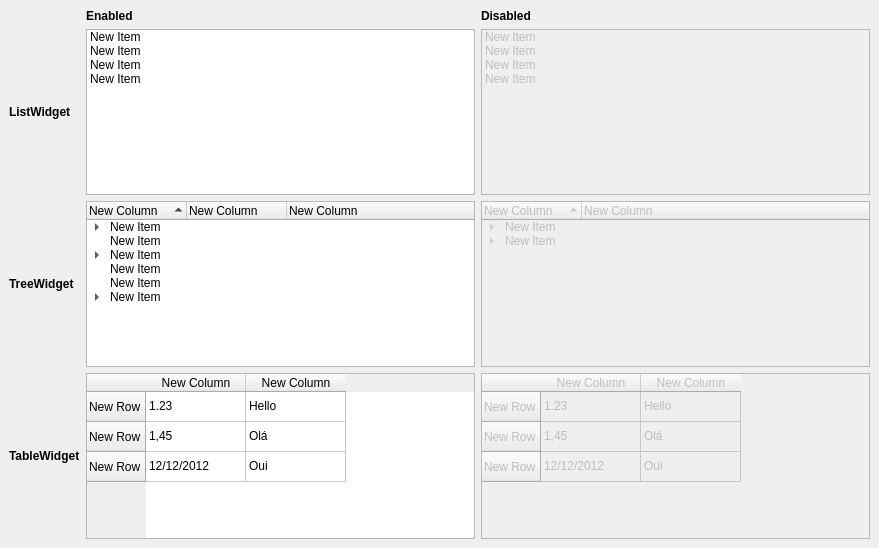
<?xml version="1.0" encoding="UTF-8"?>
<ui version="4.0">
 <class>DockWidget</class>
 <widget class="QDockWidget" name="DockWidget">
  <property name="geometry">
   <rect>
    <x>0</x>
    <y>0</y>
    <width>879</width>
    <height>548</height>
   </rect>
  </property>
  <property name="windowTitle">
   <string>Widgets</string>
  </property>
  <widget class="QWidget" name="dockWidgetContents">
   <layout class="QGridLayout" name="gridLayout">
    <item row="0" column="1">
     <widget class="QLabel" name="label_81">
      <property name="font">
       <font>
        <weight>75</weight>
        <bold>true</bold>
       </font>
      </property>
      <property name="text">
       <string>Enabled</string>
      </property>
     </widget>
    </item>
    <item row="0" column="2">
     <widget class="QLabel" name="label_82">
      <property name="font">
       <font>
        <weight>75</weight>
        <bold>true</bold>
       </font>
      </property>
      <property name="text">
       <string>Disabled</string>
      </property>
     </widget>
    </item>
    <item row="1" column="0">
     <widget class="QLabel" name="label_56">
      <property name="minimumSize">
       <size>
        <width>0</width>
        <height>0</height>
       </size>
      </property>
      <property name="maximumSize">
       <size>
        <width>16777215</width>
        <height>16777215</height>
       </size>
      </property>
      <property name="font">
       <font>
        <weight>75</weight>
        <bold>true</bold>
       </font>
      </property>
      <property name="toolTip">
       <string>This is a tool tip</string>
      </property>
      <property name="statusTip">
       <string>This is a status tip</string>
      </property>
      <property name="whatsThis">
       <string>This is &quot;what is this&quot;</string>
      </property>
      <property name="text">
       <string>ListWidget</string>
      </property>
     </widget>
    </item>
    <item row="1" column="1">
     <widget class="QListWidget" name="listWidget">
      <property name="minimumSize">
       <size>
        <width>0</width>
        <height>0</height>
       </size>
      </property>
      <property name="maximumSize">
       <size>
        <width>16777215</width>
        <height>16777215</height>
       </size>
      </property>
      <property name="toolTip">
       <string>This is a tool tip</string>
      </property>
      <property name="statusTip">
       <string>This is a status tip</string>
      </property>
      <property name="whatsThis">
       <string>This is &quot;what is this&quot;</string>
      </property>
      <item>
       <property name="text">
        <string>New Item</string>
       </property>
      </item>
      <item>
       <property name="text">
        <string>New Item</string>
       </property>
      </item>
      <item>
       <property name="text">
        <string>New Item</string>
       </property>
      </item>
      <item>
       <property name="text">
        <string>New Item</string>
       </property>
      </item>
     </widget>
    </item>
    <item row="1" column="2">
     <widget class="QListWidget" name="listWidgetDis">
      <property name="enabled">
       <bool>false</bool>
      </property>
      <item>
       <property name="text">
        <string>New Item</string>
       </property>
      </item>
      <item>
       <property name="text">
        <string>New Item</string>
       </property>
      </item>
      <item>
       <property name="text">
        <string>New Item</string>
       </property>
      </item>
      <item>
       <property name="text">
        <string>New Item</string>
       </property>
      </item>
     </widget>
    </item>
    <item row="2" column="0">
     <widget class="QLabel" name="label_57">
      <property name="minimumSize">
       <size>
        <width>0</width>
        <height>0</height>
       </size>
      </property>
      <property name="maximumSize">
       <size>
        <width>16777215</width>
        <height>16777215</height>
       </size>
      </property>
      <property name="font">
       <font>
        <weight>75</weight>
        <bold>true</bold>
       </font>
      </property>
      <property name="toolTip">
       <string>This is a tool tip</string>
      </property>
      <property name="statusTip">
       <string>This is a status tip</string>
      </property>
      <property name="whatsThis">
       <string>This is &quot;what is this&quot;</string>
      </property>
      <property name="text">
       <string>TreeWidget</string>
      </property>
     </widget>
    </item>
    <item row="2" column="1">
     <widget class="QTreeWidget" name="treeWidget">
      <property name="minimumSize">
       <size>
        <width>0</width>
        <height>0</height>
       </size>
      </property>
      <property name="maximumSize">
       <size>
        <width>16777215</width>
        <height>16777215</height>
       </size>
      </property>
      <property name="toolTip">
       <string>This is a tool tip</string>
      </property>
      <property name="statusTip">
       <string>This is a status tip</string>
      </property>
      <property name="whatsThis">
       <string>This is &quot;what is this&quot;</string>
      </property>
      <property name="sortingEnabled">
       <bool>true</bool>
      </property>
      <column>
       <property name="text">
        <string>New Column</string>
       </property>
      </column>
      <column>
       <property name="text">
        <string>New Column</string>
       </property>
      </column>
      <column>
       <property name="text">
        <string>New Column</string>
       </property>
      </column>
      <item>
       <property name="text">
        <string>New Item</string>
       </property>
       <property name="text">
        <string/>
       </property>
       <item>
        <property name="text">
         <string>New Subitem</string>
        </property>
        <property name="text">
         <string>Test</string>
        </property>
        <item>
         <property name="text">
          <string>New Subitem</string>
         </property>
         <property name="text">
          <string/>
         </property>
        </item>
        <item>
         <property name="text">
          <string>New Item</string>
         </property>
        </item>
        <item>
         <property name="text">
          <string>New Item</string>
         </property>
        </item>
        <item>
         <property name="text">
          <string>New Item</string>
         </property>
        </item>
        <item>
         <property name="text">
          <string>New Item</string>
         </property>
        </item>
       </item>
      </item>
      <item>
       <property name="text">
        <string>New Item</string>
       </property>
      </item>
      <item>
       <property name="text">
        <string>New Item</string>
       </property>
       <item>
        <property name="text">
         <string>New Subitem</string>
        </property>
        <item>
         <property name="text">
          <string>New Subitem</string>
         </property>
         <item>
          <property name="text">
           <string>New Subitem</string>
          </property>
          <item>
           <property name="text">
            <string>New Subitem</string>
           </property>
          </item>
         </item>
        </item>
       </item>
       <item>
        <property name="text">
         <string>New Item</string>
        </property>
       </item>
       <item>
        <property name="text">
         <string>New Item</string>
        </property>
       </item>
       <item>
        <property name="text">
         <string>New Item</string>
        </property>
       </item>
      </item>
      <item>
       <property name="text">
        <string>New Item</string>
       </property>
      </item>
      <item>
       <property name="text">
        <string>New Item</string>
       </property>
      </item>
      <item>
       <property name="text">
        <string>New Item</string>
       </property>
       <property name="text">
        <string/>
       </property>
       <item>
        <property name="text">
         <string>New Subitem</string>
        </property>
       </item>
      </item>
     </widget>
    </item>
    <item row="2" column="2">
     <widget class="QTreeWidget" name="treeWidgetDis">
      <property name="enabled">
       <bool>false</bool>
      </property>
      <property name="sortingEnabled">
       <bool>true</bool>
      </property>
      <column>
       <property name="text">
        <string>New Column</string>
       </property>
      </column>
      <column>
       <property name="text">
        <string>New Column</string>
       </property>
      </column>
      <item>
       <property name="text">
        <string>New Item</string>
       </property>
       <property name="text">
        <string/>
       </property>
       <item>
        <property name="text">
         <string>New Subitem</string>
        </property>
        <property name="text">
         <string>Test</string>
        </property>
        <item>
         <property name="text">
          <string>New Subitem</string>
         </property>
         <property name="text">
          <string/>
         </property>
        </item>
       </item>
      </item>
      <item>
       <property name="text">
        <string>New Item</string>
       </property>
       <item>
        <property name="text">
         <string>New Subitem</string>
        </property>
       </item>
      </item>
     </widget>
    </item>
    <item row="3" column="0">
     <widget class="QLabel" name="label_58">
      <property name="minimumSize">
       <size>
        <width>0</width>
        <height>0</height>
       </size>
      </property>
      <property name="maximumSize">
       <size>
        <width>16777215</width>
        <height>16777215</height>
       </size>
      </property>
      <property name="font">
       <font>
        <weight>75</weight>
        <bold>true</bold>
       </font>
      </property>
      <property name="toolTip">
       <string>This is a tool tip</string>
      </property>
      <property name="statusTip">
       <string>This is a status tip</string>
      </property>
      <property name="whatsThis">
       <string>This is &quot;what is this&quot;</string>
      </property>
      <property name="text">
       <string>TableWidget</string>
      </property>
     </widget>
    </item>
    <item row="3" column="1">
     <widget class="QTableWidget" name="tableWidget">
      <property name="minimumSize">
       <size>
        <width>0</width>
        <height>0</height>
       </size>
      </property>
      <property name="maximumSize">
       <size>
        <width>16777215</width>
        <height>16777215</height>
       </size>
      </property>
      <property name="toolTip">
       <string>This is a tool tip</string>
      </property>
      <property name="statusTip">
       <string>This is a status tip</string>
      </property>
      <property name="whatsThis">
       <string>This is &quot;what is this&quot;</string>
      </property>
      <row>
       <property name="text">
        <string>New Row</string>
       </property>
      </row>
      <row>
       <property name="text">
        <string>New Row</string>
       </property>
      </row>
      <row>
       <property name="text">
        <string>New Row</string>
       </property>
      </row>
      <column>
       <property name="text">
        <string>New Column</string>
       </property>
      </column>
      <column>
       <property name="text">
        <string>New Column</string>
       </property>
      </column>
      <item row="0" column="0">
       <property name="text">
        <string>1.23</string>
       </property>
      </item>
      <item row="0" column="1">
       <property name="text">
        <string>Hello</string>
       </property>
      </item>
      <item row="1" column="0">
       <property name="text">
        <string>1,45</string>
       </property>
      </item>
      <item row="1" column="1">
       <property name="text">
        <string>Olá</string>
       </property>
      </item>
      <item row="2" column="0">
       <property name="text">
        <string>12/12/2012</string>
       </property>
      </item>
      <item row="2" column="1">
       <property name="text">
        <string>Oui</string>
       </property>
      </item>
     </widget>
    </item>
    <item row="3" column="2">
     <widget class="QTableWidget" name="tableWidgetDis">
      <property name="enabled">
       <bool>false</bool>
      </property>
      <row>
       <property name="text">
        <string>New Row</string>
       </property>
      </row>
      <row>
       <property name="text">
        <string>New Row</string>
       </property>
      </row>
      <row>
       <property name="text">
        <string>New Row</string>
       </property>
      </row>
      <column>
       <property name="text">
        <string>New Column</string>
       </property>
      </column>
      <column>
       <property name="text">
        <string>New Column</string>
       </property>
      </column>
      <item row="0" column="0">
       <property name="text">
        <string>1.23</string>
       </property>
      </item>
      <item row="0" column="1">
       <property name="text">
        <string>Hello</string>
       </property>
      </item>
      <item row="1" column="0">
       <property name="text">
        <string>1,45</string>
       </property>
      </item>
      <item row="1" column="1">
       <property name="text">
        <string>Olá</string>
       </property>
      </item>
      <item row="2" column="0">
       <property name="text">
        <string>12/12/2012</string>
       </property>
      </item>
      <item row="2" column="1">
       <property name="text">
        <string>Oui</string>
       </property>
      </item>
     </widget>
    </item>
   </layout>
  </widget>
 </widget>
 <resources/>
 <connections/>
</ui>
